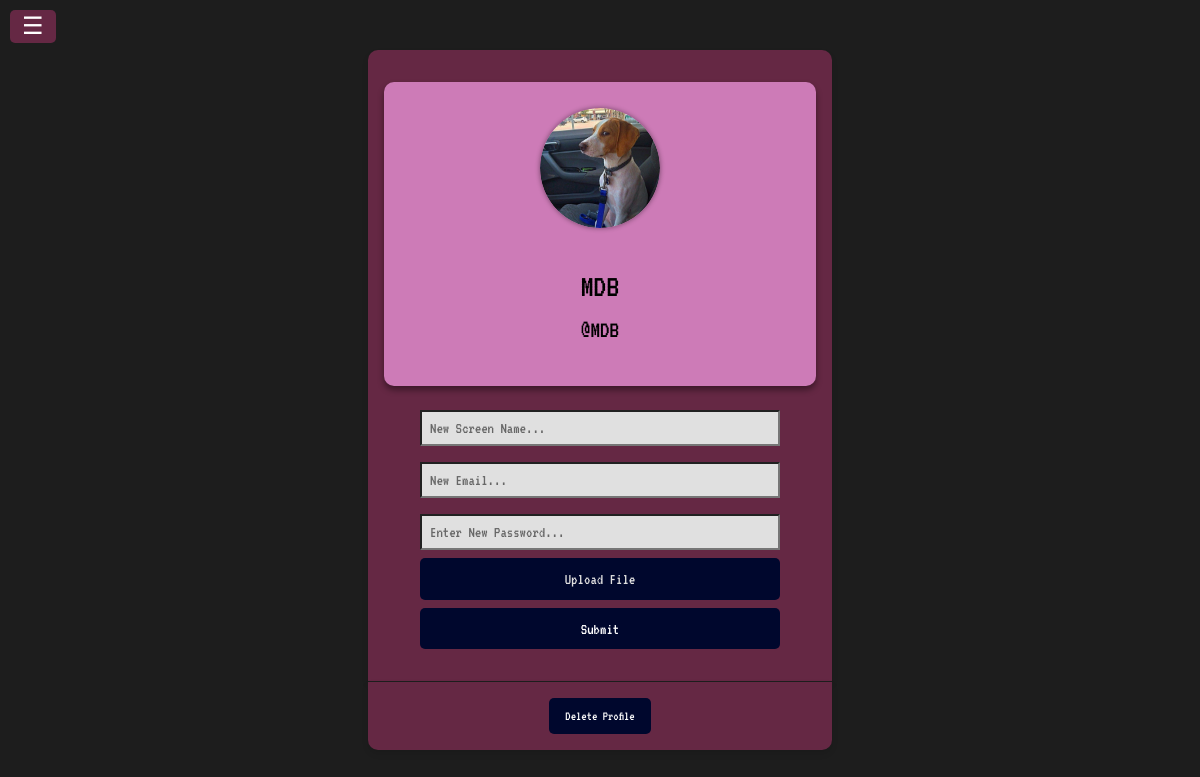
The app's page /update-profile (signed in) with its own data.
### app/models.py (models this page shows, shortened)
class UserProfile(models.Model):
    user = models.OneToOneField(User, on_delete=models.CASCADE, related_name="profile")
    screen_name = models.CharField(max_length=50)
    image = models.ImageField(upload_to="", null=True, blank=True)
    friends = models.ManyToManyField(User, related_name="friends", blank=True )
    blocked_users = models.ManyToManyField(User, related_name='blocked_by', blank=True)

### app/views.py (the view, shortened to what this page needs)
# urls.py: path("update-profile", edit_profile_view, name="edit-profile"),
@login_required(login_url="login")
def edit_profile_view(request: HttpRequest):
    context = {}
    user_profile = UserProfile.objects.get(user=request.user)
    user = User.objects.get(username=request.user)
    user_profile = UserProfile.objects.get(user = request.user)
    try:
        friend_requests_list = FriendRequest.objects.filter(receiver=request.user)
        invites = InviteNotification.objects.filter(receiver=request.user)
    except:
        pass
    context["user"] = user_profile
    context["friend_requests_list"] = friend_requests_list
    context["invites"] = invites
    return render(request, "update_profile.html", context)

### app/templates/update_profile.html (shortened to what this page needs)
{% extends "group_selection.html" %}
{% load static %}
{% block content %}
<div class='form-container'>
    <div class="profile-update-form">
        <div class="user-card">
            <div class="profile-pic">
                {% if user.image %}
                    <img src="{{ user.image.url }}" alt="Profile Picture">
                {% else %}
                    <img src="{% static "images/default-user.jpg" %}" alt="Profile Picture">
                {% endif %}
            </div>
            <div class="user-info">
                <p style='font-size: 2em'>{{ user.screen_name }}</p>
            <p>@{{ user.user }}</p>
            </div>
        </div>
        <form method="POST" enctype="multipart/form-data">
            <div class="form-group">
                <input type="text" name="screen_name" placeholder="New Screen Name..." class="input-text">
            </div>
            <div class="form-group">
                <input type="email" name="new_email" placeholder="New Email..." class="input-text">
            </div>
            <div class="form-group">
                <input id="password" type="text" name="password" placeholder="Enter New Password..." class="input-text">
            </div>
            <div class="form-group">
                <label for="file-upload" class="file-input-label" id="file-upload-label">Upload File</label>
            </div>
            <div class="form-group">
                <input type="submit" name="update" value="Submit" class="btn-submit">
            </div>
        </form>
    </div>
    <div class="profile-delete-form">
        <form method="POST">
            <input type="submit" value="Delete Profile" name="delete" class="btn-delete">
        </form>
    </div>
</div>
{% endblock content %}

### app/static/styles/styles.css (style rules this page uses)
* { margin: 0; padding: 0; font-family: 'VT323', monospace; }
body { background-color: #1d1d1d; }
.profile-update-form, .profile-delete-form { max-width: 400px; width: 100%; padding: 1em; box-shadow: 1px 1px #f85525; background-color: #00646f; display: flex; flex-direction: column; justify-content: center; align-items: center; }
.profile-update-form { border-top-left-radius: 5px; border-top-right-radius: 5px; }
.profile-delete-form { border-bottom-left-radius: 5px; border-bottom-right-radius: 5px; }
.login-template input[type="text"], .login-template input[type="password"], .signup-template input[type="text"], .signup-template input[type="email"], .signup-template input[type="password"], .input-text, .input-file { width: 100%; padding: 0.5em; margin: 0.5em 0; box-sizing: border-box; color: #00072d; }
.login-template input[type="submit"], .signup-template input[type="submit"], .btn-submit, .btn-delete { width: 100%; padding: 0.5em; color: #e0e0e0; border: none; border-radius: 5px; cursor: pointer; background-color: #00072d; transition: background-color 0.3s; }
.profile-pic { flex-shrink: 0; width: 100px; height: 100px; display: flex; justify-content: center; align-items: center; border-radius: 50%; margin: 10px; }
.profile-pic img { width: 100%; height: 100%; border-radius: 50%; object-fit: cover; }
.user-info { padding: 1em; flex-grow: 1; color: #faa968; }
.user-info p { margin: 0.5em 0; color: #faa968; }
.user-card { width: 100%; border-radius: 5px; overflow: hidden; display: flex; justify-content: center; align-items: center; margin-bottom: 1em; }
.form-container { display: flex; justify-content: center; align-items: center; height: 100vh; flex-direction: column; }
::placeholder { color: #676767; }
.profile-update-form, .profile-delete-form { width: 60%; box-shadow: 0px 0px 5px rgba(0, 0, 0, 0.442); }
.user-card { display: flex; flex-direction: column; align-items: center; margin-bottom: 1em; background-color: #cd7bb7; border-radius: 10px; padding: 1em; box-shadow: 0 4px 6px rgba(0, 0, 0, 0.413); }
.user-card p { color: black; }
.user-card .profile-pic { width: 120px; height: 120px; border-radius: 50%; overflow: hidden; }
.user-card .profile-pic img { width: 100%; height: 100%; object-fit: cover; }
.user-card .user-info { text-align: center; }
.profile-pic { display: flex; justify-content: center; align-items: center; box-shadow: 0px 0px 5px #00000070; }
.user-info { color: #e0e0e0; }
.user-info p { margin: 0.5em 0; font-size: 24px; }
.profile-update-form { max-width: 400px; width: 100%; padding: 2em; background-color: #652844; border-top-left-radius: 10px; border-top-right-radius: 10px; box-shadow: 0 4px 6px rgba(0, 0, 0, 0.1); }
.profile-delete-form { border-top: solid #1d1d1d 1px; max-width: 400px; width: 100%; padding: 1em 2em; background-color: #652844; border-bottom-left-radius: 10px; border-bottom-right-radius: 10px; box-shadow: 0 4px 6px rgba(0, 0, 0, 0.1); }
.profile-delete-form input[type='submit'] { background-color: #00072d; color: #fff; border: none; padding: 0.8em 1.2em; border-radius: 5px; cursor: pointer; transition: background-color 0.3s ease; }
.profile-update-form input[type='submit'] { background-color: #00072d; color: #fff; border: none; padding: 0.8em 1.2em; border-radius: 5px; cursor: pointer; transition: background-color 0.3s ease; }
.profile-update-form .file-input-label { width: 100%; background-color: #00072d; color: #e0e0e0; border: none; padding: 0.8em 1.2em; border-radius: 5px; cursor: pointer; transition: background-color 0.3s ease; display: inline-block; text-align: center; box-sizing: border-box; margin-bottom: 0.5em; }
.profile-update-form form { width: 90%; }
.form-group input { background-color: #e0e0e0; font-size: 1em; }

### records on screen
UserProfile: image (picture), screen_name "MDB", user "MDB"
